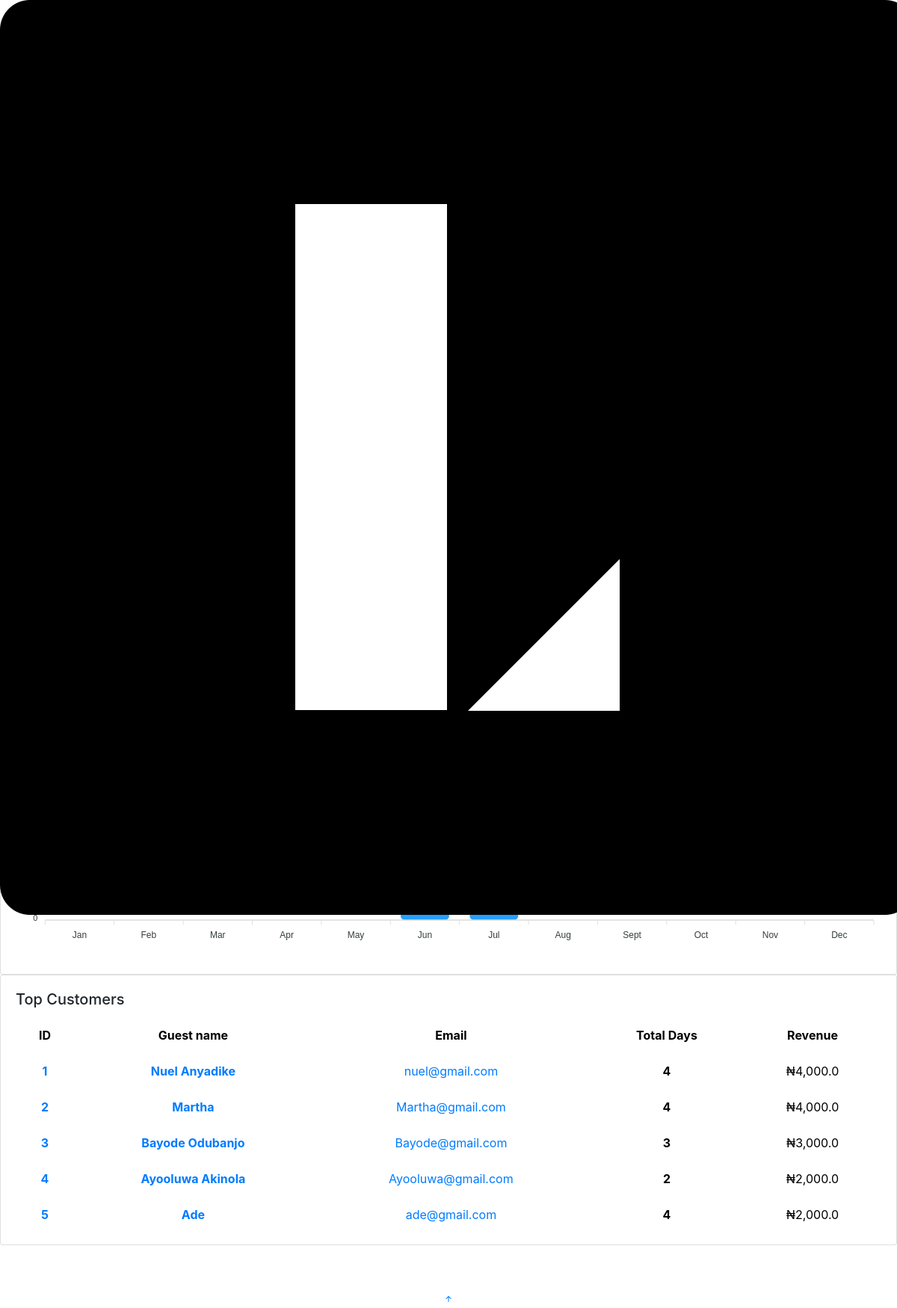
Screenshot of /analytics (signed in) with the database file from the repository.
### LodgeApp/models.py (models this page shows, shortened)
class Guest(models.Model):
    name = models.CharField(max_length=50)
    email = models.EmailField()
    number = models.BigIntegerField()
    room  = models.ForeignKey(Room, on_delete=models.CASCADE)
    check_in = models.DateTimeField(auto_now_add=True)
    staff = models.ForeignKey(Staff, on_delete=models.CASCADE)
    check_out = models.DateTimeField(null=True,blank=True)
    revenue = models.ForeignKey(Revenue, on_delete=models.CASCADE, null=True, blank=True)
    company = models.ForeignKey(Company, on_delete=models.CASCADE, null=True)
    duration = models.IntegerField(null=True)

class Revenue(models.Model):
    revenue = models.DecimalField(max_digits=10, decimal_places=1, default=0)
    company = models.ForeignKey(Company, on_delete=models.CASCADE, null=True)

### LodgeApp/views.py (the view)
# urls.py: path('analytics', views.analytics, name='analytics'),
def analytics(request):
    if not request.user.is_authenticated:
        return redirect('sign-in')
    top_guests = Guest.objects.filter(company=request.user.company).order_by('-revenue__revenue')[:5]
    guests = Guest.objects.filter(company=request.user.company)
    check_ins = CheckIns.objects.filter(time__year=datetime.now().year, company=request.user.company)
    year_dict = {i:0 for i in range(1,13)}
    for check_in in check_ins:
        month = check_in.time.month
        year_dict[month] += 1
    check_in_data = list(year_dict.values())
    check_in_rate = int(np.sum(check_in_data)/(datetime.now().month * 4))
    if datetime.now().month == 1:
        guest_growth = 0
    else:
        try:
            guest_growth = (check_in_data[(datetime.now().month)-1] - check_in_data[(datetime.now().month)-2])/check_in_data[(datetime.now().month)-2] *100
        except:
            guest_growth = 0
    total_revenue = 0
    for guest in guests:
        try:
            rev = guest.revenue
            total_revenue += rev.revenue
        except:
            total_revenue += 0
    monthly_revenue = (total_revenue/(datetime.now().month))
    month_revenue_guests = Guest.objects.filter(check_out__month=datetime.now().month, company=request.user.company)
    if datetime.now().month != 1:
        prev_month_revenue_guests = Guest.objects.filter(check_out__month=(datetime.now().month)-1, company=request.user.company)
    else:
        prev_month_revenue_guests = {}
    month_revenue = 0
    for guests in month_revenue_guests:
        revenue = guests.revenue
        try:
            month_revenue+= revenue.revenue
        except:
            month_revenue+= 0
    prev_month_revenue = 0
    for guests in prev_month_revenue_guests:
        revenue = guests.revenue
        try:
            prev_month_revenue+= revenue.revenue
        except:
            prev_month_revenue+= 0
    try:
        revenue_growth = ((month_revenue-prev_month_revenue)/prev_month_revenue)*100
    except:
        revenue_growth = 0
    available_rooms = Room.objects.filter(room_status=False,
                                          company=request.user.company)
    context = {
        'available_rooms':available_rooms,
        'check_in_data':check_in_data,
        'guests':Guest.objects.filter(company=request.user.company),
        'top_guests':top_guests,
        'check_in_rate':check_in_rate,
        'guest_growth':guest_growth,
        'total_revenue':float(total_revenue),
        'monthly_revenue':monthly_revenue,
        'revenue_growth':revenue_growth,
        'page_name':'Analytics'
    }
    return render(request, 'analytics.html', context)

### LodgeApp/templates/analytics.html (shortened to what this page needs)
{% extends 'base.html' %}
{% load static %}
{% load custom_filters %}
{% load custom_tags %}
{% load humanize %}
{% block content %}
<body>
  {% include 'partials/_header.html' %}
  {% include 'sidebar.html' %}
  <main id="main" class="main">
    <div class="pagetitle">
      <h1>Analytics</h1>
      <nav>
        <ol class="breadcrumb">
          <li class="breadcrumb-item"><a href="#">Home</a></li>
          <li class="breadcrumb-item active">Analytics</li>
        </ol>
      </nav>
    </div>
  <a href="{% url 'download_analytics_csv' %}"><p>Download</p></a>
    <section class="section dashboard">
      <div class="row">
        <div class="col-xxl-6 col-xl-12 col-lg-12 col-md-12">
          <div class="row">
            <div class="col-xxl-6 col-xl-4 col-lg-4 col-md-6">
              <div class="card info-card sales-card">
                <div class="card-body">
                  <h5 class="card-title">Total Revenue </h5>
                  <div class="d-flex align-items-center">
                    <div
                      class="card-icon rounded-circle d-flex align-items-center justify-content-center"
                    >
                    </div>
                    <div class="ps-3">
                      <h6>&#8358;{{total_revenue|floatformat:1|intcomma}}</h6>
                      <span class="text-muted small pt-2 ps-1"></span>
                    </div>
                  </div>
                </div>
              </div>
            </div>
            <div class="col-xxl-6 col-xl-4 col-lg-4 col-md-6">
              <div class="card info-card revenue-card">
                <div class="card-body">
                  <h5 class="card-title">
                  </h5>
                  <div class="d-flex align-items-center">
                    <div
                      class="card-icon rounded-circle d-flex align-items-center justify-content-center"
                    >
                    </div>
                    <div class="ps-3">
                      <h6>&#8358;{{monthly_revenue|floatformat:1|intcomma}}</h6>
                      <span class="text-muted small pt-2 ps-1"></span>
                    </div>
                  </div>
                </div>
              </div>
            </div>
            <div class="col-xxl-6 col-xl-4 col-lg-4 col-md-6">
              <div class="card info-card customers-card">
                <div class="card-body">
                  <h5 class="card-title">
                  </h5>
                  <div class="d-flex align-items-center">
                    <div
                      class="card-icon rounded-circle d-flex align-items-center justify-content-center"
                    >
                    </div>
                    <div class="ps-3">
                      <h6>{{revenue_growth|stringformat:".1f"}}%</h6>
                      <span class="text-muted small pt-2 ps-1">Over last month</span>
                    </div>
                  </div>
                </div>
              </div>
            </div>
            <div class="col-xxl-6 col-xl-4 col-lg-4 col-md-6">
              <div class="card info-card sales-card">
                <div class="card-body">
                  <h5 class="card-title">
                    Check-in Rate <span>per week</span>
                  </h5>
                  <div class="d-flex align-items-center">
                    <div
                      class="card-icon rounded-circle d-flex align-items-center justify-content-center"
                    >
                    </div>
                    <div class="ps-3">
                      <h6>{{check_in_rate}} Guests</h6>
                      <span class="text-muted small pt-2 ps-1"></span>
                    </div>
                  </div>
                </div>
              </div>
            </div>
            <div class="col-xxl-6 col-xl-4 col-lg-4 col-md-6">
              <div class="card info-card revenue-card">
                <div class="card-body">
                  <h5 class="card-title">
                  </h5>
                  <div class="d-flex align-items-center">
                    <div
                      class="card-icon rounded-circle d-flex align-items-center justify-content-center"
                    >
                    </div>
                    <div class="ps-3">
                      <h6>{{guests|length}} Guests</h6>
                      <span class="text-muted small pt-2 ps-1"></span>
                    </div>
                  </div>
                </div>
              </div>
            </div>
            <div class="col-xxl-6 col-xl-4 col-lg-4 col-md-6">
              <div class="card info-card customers-card">
                <div class="card-body">
                  <h5 class="card-title">Customer Growth </h5>
                  <div class="d-flex align-items-center">
                    <div
                      class="card-icon rounded-circle d-flex align-items-center justify-content-center"
                    >
                    </div>
                    <div class="ps-3">
                      <h6>{{guest_growth|stringformat:".1f"}}%</h6>
                      <span class="text-muted small pt-2 ps-1">Over last month</span>
                    </div>
                  </div>
                </div>
              </div>
            </div>
          </div>
        </div>
        <div class="col-xxl-6 col-xl-12 col-lg-12">
          <div class="card">
            <div class="card-body">
              <h5 class="card-title">Check-in activity</h5>
              <div id="barChart"></div>
            </div>
          </div>
        </div>
        <div class="col-12">
          <div class="card top-selling overflow-auto">
            <div class="card-body pb-0">
              <h5 class="card-title">Top Customers </h5>
              <table class="table table-borderless text-center">
                <thead>
                  <tr>
                    <th scope="col">ID</th>
                    <th scope="col">Guest name</th>
                    <th scope="col">Email</th>
                    <th scope="col">Total Days</th>
                    <th scope="col">Revenue</th>
                  </tr>
                </thead>
                <tbody>
                  {% for guest in top_guests %}
                  <tr>
                      <th scope="row">
                        <a href="#">{{ forloop.counter }}</a>
                      </th>
                      <td><a href="#" class="text-primary fw-bold">{{guest.name}}</a></td>
                      <td><a href="mailto:{{guest.email}}">{{guest.email}}</a></td>
                      <td class="fw-bold">{{guest.duration}}</td>
                      <td>&#8358;{{ guest.revenue.revenue|floatformat:1|intcomma }}</td>
                    </tr>
                  {% endfor %}
                </tbody>
              </table>
            </div>
          </div>
        </div>
      </div>
    </section>
  </main>
  <a
    href="#"
    class="back-to-top d-flex align-items-center justify-content-center"
    ><i class="bi bi-arrow-up-short"></i
  ></a>
</body>
{% endblock content %}

### LodgeApp/static/css/landing.css (style rules this page uses)
section, .section { color: #1a1f24; background-color: #ffffff; padding: 60px 0; scroll-margin-top: 100px; overflow: clip; }

### LodgeApp/static/css/room-carousel.css (style rules this page uses)
.row { display: flex; justify-content: center; }

### rows the page displays
Guest: name "Nuel Anyadike", email "nuel@gmail.com", duration "4", revenue.revenue "4,000.0"
Guest: name "Martha", email "Martha@gmail.com", duration "4", revenue.revenue "4,000.0"
Guest: name "Bayode Odubanjo", email "Bayode@gmail.com", duration "3", revenue.revenue "3,000.0"
Guest: name "Ayooluwa Akinola", email "Ayooluwa@gmail.com", duration "2", revenue.revenue "2,000.0"
Guest: name "Ade", email "ade@gmail.com", duration "4", revenue.revenue "2,000.0"
